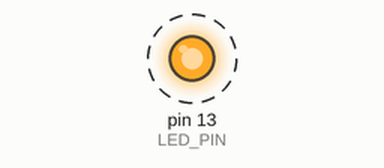
Simulated run of this sketch. Board: Arduino Uno, built with avr-gcc and run on an emulated ATmega328P. Parts: output pins drawn as LEDs (lit = HIGH). Dashed ring = blinking. What the sketch prints to the serial monitor is not drawn.

Above: at 2.2 s.
Timing chart, 0 to 5.0 s (numbered marks = the images above):
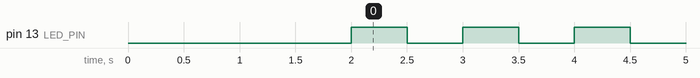

The sketch:

test_serial.ino
```cpp
/*
 * Test 1: Serial & Debug Output
 * Verifies: Serial.println(), printf(), LOG/LOGF macros, LED blink
 * Needs: Board + USB only
 */

#define DEBUG_ENABLED true
#define SERIAL_BAUD   115200

#if DEBUG_ENABLED
  #define LOG(msg)           Serial.println(msg)
  #define LOGF(fmt, ...)     printf(fmt, ##__VA_ARGS__)
#else
  #define LOG(msg)
  #define LOGF(fmt, ...)
#endif

#define LED_PIN LED_BUILTIN

int passCount = 0;
int failCount = 0;

void reportTest(const char* name, bool passed) {
    if (passed) {
        passCount++;
        printf("[PASS] %s\n", name);
    } else {
        failCount++;
        printf("[FAIL] %s\n", name);
    }
}

void setup() {
    Serial.begin(SERIAL_BAUD);
    delay(2000);
    pinMode(LED_PIN, OUTPUT);

    printf("\n========================================\n");
    printf(" Test 1: Serial & Debug Output\n");
    printf("========================================\n\n");

    // Test 1: Serial.println
    Serial.println("[TEST] Serial.println works");
    reportTest("Serial.println()", true);  // If you see this, it works

    // Test 2: printf with integer
    int testInt = 42;
    printf("[TEST] printf integer: %d\n", testInt);
    reportTest("printf integer", true);

    // Test 3: printf with float
    float testFloat = 3.14f;
    printf("[TEST] printf float: %.2f\n", testFloat);
    reportTest("printf float", true);

    // Test 4: printf with string
    const char* testStr = "hello";
    printf("[TEST] printf string: %s\n", testStr);
    reportTest("printf string", true);

    // Test 5: printf with %% literal
    printf("[TEST] printf percent: 100%%\n");
    reportTest("printf percent literal", true);

    // Test 6: printf with multiple args
    printf("[TEST] printf multi: int=%d float=%.1f str=%s\n", testInt, testFloat, testStr);
    reportTest("printf multiple args", true);

    // Test 7: LOG macro
    LOG("[TEST] LOG macro works");
    reportTest("LOG() macro", true);

    // Test 8: LOGF macro
    LOGF("[TEST] LOGF macro: val=%d\n", 99);
    reportTest("LOGF() macro", true);

    // Test 9: unsigned long (millis)
    printf("[TEST] millis: %lu\n", millis());
    reportTest("printf unsigned long", true);

    // Summary
    printf("\n========================================\n");
    printf(" Results: %d PASS, %d FAIL\n", passCount, failCount);
    printf("========================================\n");
    printf("\n[TEST] LED blink starting -- verify visually\n");
}

void loop() {
    // Blink LED to confirm board is alive
    digitalWrite(LED_PIN, HIGH);
    delay(500);
    digitalWrite(LED_PIN, LOW);
    delay(500);
}
```

Measured:
- by itself, pin 13 (LED_PIN): alternates HIGH for 0.50 s and LOW for 0.50 s
